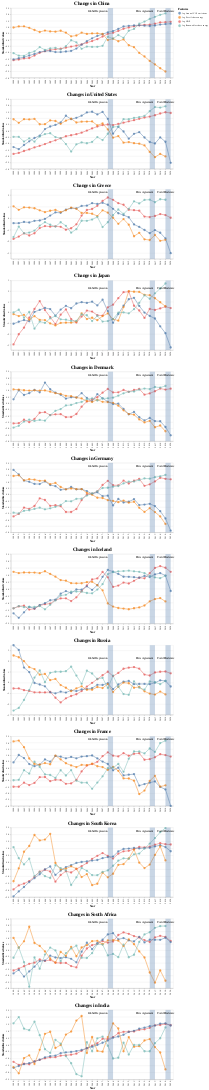

Notebook source saved alongside this figure:
### Markdown cell above
Next, we can just plot the countries that interest us

### Code cell
fig_list = []
for C in tqdm(['China', 'United States', 'Greece', 'Japan', 'Denmark', 
                'Germany', 'Iceland', 'Russia','France','South Korea','South Africa','India']):

    sub_data = get_sub_country_data(C)
    melt_sub_data = make_melt_sub_data(sub_data)
    fig_list.append(plot_lines(melt_sub_data, event_source, C))

### vertical concate these country charts
alt.vconcat(*fig_list).configure_title(fontSize=20)
